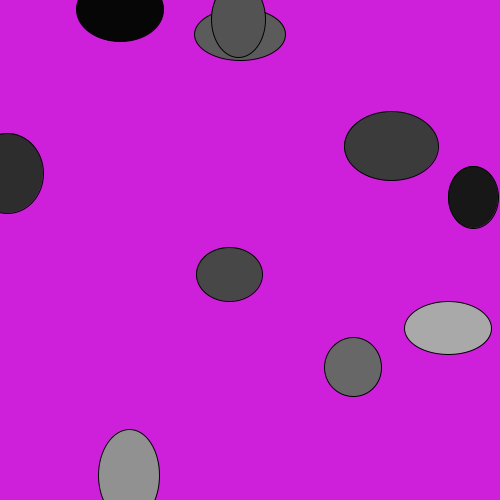
Frame 1 (no input)
Frame 60 (the mouse pressed at the canvas centre just before this capture): identical to frame 1, image omitted
Frame 120 (the mouse held since frame 60 and released just before this capture): identical to frame 1, image omitted

The Processing sketch that drew this single still picture (run headless with seeded random() and noise(); from frame 60 on, the mouse is pressed at the canvas centre):

// Processing sketch: processing_97176
// ── processing_97176.pde

Suns [] arrayOfSuns = new Suns [10];

void setup(){
size(500, 500);
  for(int i = 0; i < arrayOfSuns.length; i++){
arrayOfSuns [i] = new Suns(color (random(0, 225)), int (random(0, width)), int (random(0, height)), int (random(50, 100)), int (random(50, 100)));

  }
}

void draw(){
  
  background(206, 31, 219);
  
  for(int i = 0; i < arrayOfSuns.length; i++){
  arrayOfSuns[i].display();
  }

}


class Suns {
  int w;
  int h;
  int sunColor;
  int xpos;
  int ypos;
  
  Suns(color tempColor, int _xpos, int _ypos, int _w, int _h){
    w = _w;
    h = _h;
    sunColor = tempColor;
    xpos = _xpos;
    ypos = _ypos;
  }
  
  void display(){
  fill(sunColor);
  ellipse(xpos, ypos, w, h);
}

}

  
